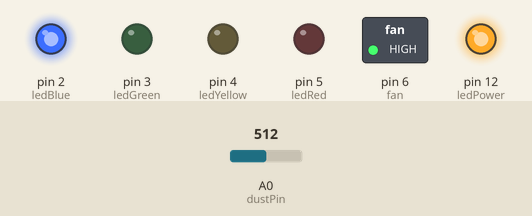
This sketch was run on a simulated Arduino Nano, built with avr-gcc and run on an emulated ATmega328P. On the bench: switched loads named in the sketch (green lamp = pin HIGH), output pins drawn as LEDs (lit = HIGH). The inputs (shaded band) are chosen by the test bench; at power-on: A0 (dustPin) = 512.

Above: at 0.1 s.
At 7.6 s:
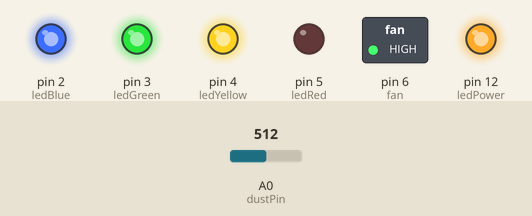
At 15.2 s:
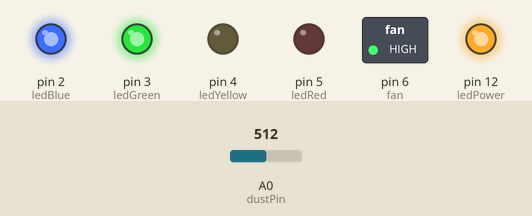
At 30.0 s:
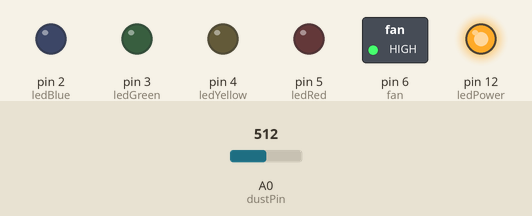
At 60.2 s:
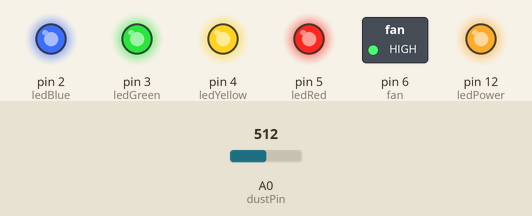
Timing chart, 0 to 61.7 s (numbered marks = the images above):
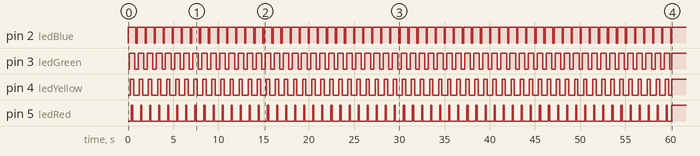

The sketch:

AirCleaner_v1_0.ino
```cpp
/*******************************************************
 * 작성자 : 이승신
 * 작성일 : 2019-02-25
 * 버  전 : v1.0  (최종수정일 2019-02-25)
 * 목  적 : DIY공기청정기 작동코드
 * M C U : ATmega328p Arduino NANO
 * 센  서 : GP2Y1010AU0F 미세먼지 센서
 * 릴레이 : 5V 1ch 릴레이
 * ******************* 개    요 *************************
 * A0  = 미세먼지 센서 출력
 * D12 = 미세먼지 센서 측정 LED 제어
 * D2  = Blue LED 제어
 * D3  = Green LED 제어
 * D4  = Yellow LED 제어
 * D5  = Red LED 제어
 * D6  = AC모터 제어용 릴레어 제어
 *
 *******************************************************/


/***********함 수 선 언 부************/
int Dust_density();
int init_density();
int error_LEDstatus();


/***********미 세 먼 지 센 서 **********/
int dustPin = A0;
int ledPower = 12;


/*** 미 세 먼 지 L E D 상 태 표 시 등 ***/
int ledBlue = 2;
int ledGreen = 3;
int ledYellow = 4;
int ledRed = 5;


/******* 릴 레 이 A C 모 터 제 어 *******/
int fan = 6;


/***** 평 균 미 세 먼 지 량 [ug/m3] *****/
int dustAvg = 0;


/*==================================================================================================================================================*/

void setup()
{

//미세먼지 센서 초기화//
pinMode(ledPower,OUTPUT);
pinMode(dustPin, INPUT);

//LED 상태표시등 초기화
pinMode(ledBlue,OUTPUT);
pinMode(ledGreen,OUTPUT);
pinMode(ledYellow,OUTPUT);
pinMode(ledRed,OUTPUT);
pinMode(fan,OUTPUT);

//fan작동
digitalWrite(fan,HIGH);

//초기먼지데이터
 dustAvg = init_density();
}

/*========================================================================================================================================================*/

void loop()
{

  if(dustAvg <= 20.0)
  {
    digitalWrite(ledBlue,HIGH);
    digitalWrite(ledGreen,LOW);
    digitalWrite(ledYellow,LOW);
    digitalWrite(ledRed,LOW);

    digitalWrite(fan , LOW);
  }

  else if(dustAvg > 20.0 && dustAvg <= 50.0)
  {
    digitalWrite(ledBlue,HIGH);
    digitalWrite(ledGreen,HIGH);
    digitalWrite(ledYellow,LOW);
    digitalWrite(ledRed,LOW);
    digitalWrite(fan , HIGH);

  }

  else if(dustAvg > 50.0 && dustAvg <= 80.0)
  {
    digitalWrite(ledBlue,HIGH);
    digitalWrite(ledGreen,HIGH);
    digitalWrite(ledYellow,HIGH);
    digitalWrite(ledRed,LOW);
    digitalWrite(fan , HIGH);
  }

  else if(dustAvg > 80.0)
  {
     digitalWrite(ledBlue,HIGH);
    digitalWrite(ledGreen,HIGH);
    digitalWrite(ledYellow,HIGH);
    digitalWrite(ledRed,HIGH);
    digitalWrite(fan , HIGH);
  }

  else
  {
    error_LEDstatus();
  }

  dustAvg = Dust_density();

}

/*================================================================================================================================================================*/

/******미세먼지 측정, 1분평균값 리턴 함수******/

int Dust_density()
{
  float dustVal = 0;          //A0핀에서 나오는 출력값
  float dustDensity = 0;      //먼지값 ug/m3
  float calcVoltage = 0;      //dustVal를 Voltage로 환산
  int delayTime = 280;
  int delayTime2 = 40;
  float offTime = 9600;
  float total = 0;

  int i = 0;

  while(i<60)
  {
    digitalWrite(ledPower,LOW);
    delayMicroseconds(delayTime);
    dustVal = analogRead(dustPin);
    delayMicroseconds(delayTime);
    digitalWrite(ledPower,HIGH);
    delayMicroseconds(offTime);

    calcVoltage = dustVal * 5.0 / 1024.0;
    dustDensity = (calcVoltage - 0.5)/0.005;
    total += dustDensity;

    i++;
    delay(1000);

  }


  return total/60;
}

/*===============================================================================================================================================*/

/* setup()에서 실행할 초기 미세먼지 측정 함수 *****
 * LED 시각효과 기능포함 ************************/

int init_density()
{
float dustVal = 0;          //A0핀에서 나오는 출력값
  float dustDensity = 0;      //먼지값 ug/m3
  float calcVoltage = 0;      //dustVal를 Voltage로 환산
  int delayTime = 280;
  int delayTime2 = 40;
  float offTime = 9600;
  float total = 0;

  int i = 0;

  while(i<60)
  {
    digitalWrite(ledPower,LOW);
    delayMicroseconds(delayTime);
    dustVal = analogRead(dustPin);
    delayMicroseconds(delayTime);
    digitalWrite(ledPower,HIGH);
    delayMicroseconds(offTime);

    calcVoltage = dustVal * 5.0 / 1024.0;
    dustDensity = (calcVoltage - 0.5)/0.005;
    total += dustDensity;

    i++;

/******여기서 부터 LED 시각효과*******/
    digitalWrite(ledBlue,HIGH);
    delay(124);
    digitalWrite(ledGreen,HIGH);
    delay(124);
    digitalWrite(ledYellow,HIGH);
    delay(124);
    digitalWrite(ledRed,HIGH);
    delay(124);
    digitalWrite(ledRed,LOW);
    delay(124);
    digitalWrite(ledYellow,LOW);
    delay(124);
    digitalWrite(ledGreen,LOW);
    delay(124);
    digitalWrite(ledBlue,LOW);
    delay(124);
/************시각효과 끝************/


  }

  return total/60;
}


/*==================================================================================================================================*/

/* Error 발생시 LED 지시등*/

int error_LEDstatus()
{
  for(int i=0; i<20; i++)
  {
     digitalWrite(ledBlue,HIGH);
     digitalWrite(ledGreen,HIGH);
     digitalWrite(ledYellow,HIGH);
     digitalWrite(ledRed,HIGH);
     delay(250);
     digitalWrite(ledBlue,LOW);
     digitalWrite(ledGreen,LOW);
     digitalWrite(ledYellow,LOW);
     digitalWrite(ledRed,LOW);
     delay(250);

     return 0;
  }


}
```

Measured:
- by itself, pin 2 (ledBlue): alternates HIGH for 0.87 s and LOW for 0.13 s, 120 changes in all, then stays HIGH
- by itself, pin 3 (ledGreen): goes 59 × (LOW 0.38 s, HIGH 0.62 s), LOW 0.25 s, then HIGH
- by itself, pin 4 (ledYellow): goes 59 × (LOW 0.63 s, HIGH 0.37 s), LOW 0.37 s, then HIGH
- by itself, pin 5 (ledRed): goes 59 × (LOW 0.88 s, HIGH 0.12 s), LOW 0.50 s, then HIGH
